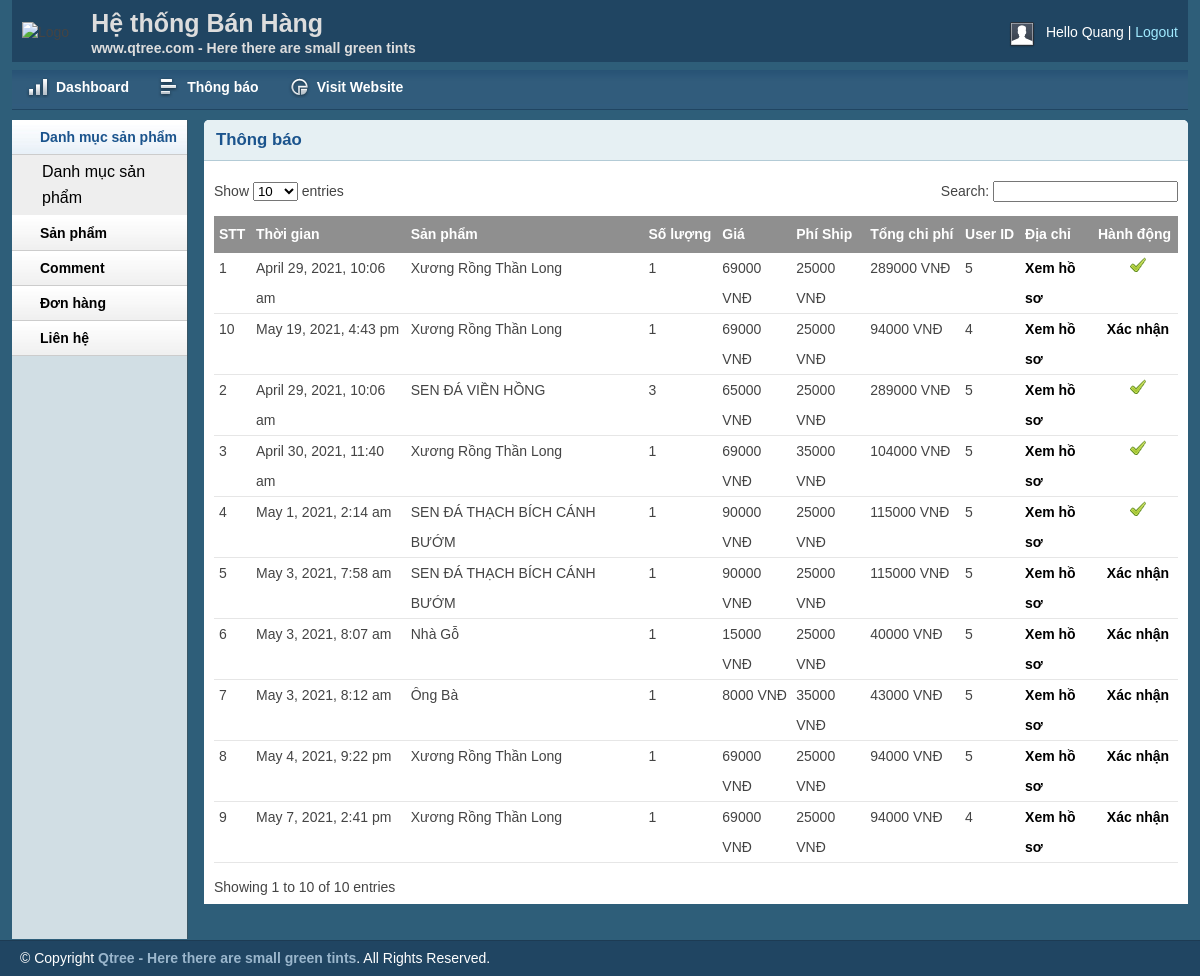
The page /qtree/adbanhang/inbox.php (signed in) on the database its author committed.
### tables this page shows
CREATE TABLE `mql_order` (
  `id` int(11) NOT NULL,
  `productId` int(11) NOT NULL,
  `productName` varchar(255) NOT NULL,
  `customer_Id` int(11) NOT NULL,
  `amount` int(11) NOT NULL,
  `price` int(11) NOT NULL,
  `image` varchar(255) NOT NULL,
  `sub_price` int(11) NOT NULL,
  `tien_ship_save` int(11) NOT NULL,
  `total_price` int(11) NOT NULL,
  `date_order` timestamp NOT NULL DEFAULT current_timestamp(),
  `status` int(11) NOT NULL DEFAULT 0
);

### qtree/lib/session.php (called while the page is built, shortened)
<?php
class Session{
 public static function get($key){
    if (isset($_SESSION[$key])) {
     return $_SESSION[$key];
    } else {
     return false;
    }
 }
}
?>

### qtree/lib/database.php (called while the page is built, shortened)
<?php
Class Database{
   public $host   = DB_HOST;
   public $user   = DB_USER;
   public $pass   = DB_PASS;
   public $dbname = DB_NAME;
   public $link;
private function connectDB(){
   $this->link = new mysqli($this->host, $this->user, $this->pass,
    $this->dbname);
 }
public function select($query){
  $result = $this->link->query($query) or
   die($this->link->error.__LINE__);
  if($result->num_rows > 0){
    return $result;
  } else {
    return false;
  }
 }
}

### qtree/classes/cart.php (called while the page is built, shortened)
<?php
	$filepath = realpath(dirname(__FILE__));
	include_once ($filepath.'/../lib/database.php');
	include_once ($filepath.'/../helpers/format.php');
?>
<?php
	class Cart
	{
		private $db;
		public function __construct(){
			$this->db = new Database();
		}
		public function get_inbox_cart(){
			$query = "SELECT * FROM mql_order ORDER BY date_order";
			$result = $this->db->select($query);
			return $result;
		}
	}
?>

### qtree/helpers/format.php (called while the page is built, shortened)
<?php
class Format{
 public function formatDate($date){
    return date('F j, Y, g:i a', strtotime($date));
 }
}
?>

### qtree/adbanhang/inbox.php (the view, shortened to what this page needs)
<?php include 'inc/header.php';?>
<?php include 'inc/sidebar.php';?>
<?php
	$filepath = realpath(dirname(__FILE__));
	include_once ($filepath.'/../classes/cart.php');
	include_once ($filepath.'/../helpers/format.php');
?>
        <div class="grid_10">
            <div class="box round first grid">
                <h2>Thông báo</h2>
                <div class="block">
                    <table class="data display datatable" id="example">
					<thead>
						<tr>
							<th>STT</th>
							<th>Thời gian</th>
							<th>Sản phẩm</th>
							<th>Số lượng</th>
							<th>Giá</th>
							<th>Phí Ship</th>
							<th>Tổng chi phí</th>
							<th>User ID</th>
							<th>Địa chỉ</th>
							<th>Hành động</th>
						</tr>
					</thead>
					<tbody>
						<?php
						$ct = new Cart();
						$fm = new Format();
						$get_inbox_cart = $ct->get_inbox_cart();
						if($get_inbox_cart){
							$i = 0;
							while($result = $get_inbox_cart->fetch_assoc()){
								$i++;
						 ?>
						<tr class="odd gradeX">
							<td><?php echo $i; ?></td>
							<td><?php echo $fm->formatDate($result['date_order']) ?></td>
							<td><?php echo $result['productName'] ?></td>
							<td><?php echo $result['amount'] ?></td>
							<td><?php echo $result['price']." VNĐ" ?></td>
							<td><?php echo $result['tien_ship_save']." VNĐ" ?></td>
							<td><?php echo $result['total_price']." VNĐ" ?></td>
							<td><?php echo $result['customer_Id'] ?></td>
							<td><a href="customer.php?customerid=<?php echo $result['customer_Id'] ?>">Xem hồ sơ</a></td>
							<td>
							<?php
							if($result['status']==0){
							?>
							<center><a href="?shiftid=<?php echo $result['id'] ?>&price=<?php echo $result['price'] ?>&time=<?php echo $result['date_order'] ?>">Xác nhận</a></center>
							<?php
							}elseif($result['status']==1){
								?>
								<?php
								echo '<center>Shipping...</center>';
								?>
							<?php
							}elseif($result['status']==2){
							?>
							<center><img src="img/check_list.png" alt=""></center>
							<?php
							}
							?>
							</td>
						</tr>
						<?php
						}}
						?>
					</tbody>
				</table>
               </div>
            </div>
        </div>
<?php include 'inc/footer.php';?>

### qtree/adbanhang/inc/header.php (shortened to what this page needs)
<?php
    include '../lib/session.php';
?>
<!DOCTYPE html>
<html>
<head>
    <link rel="stylesheet" type="text/css" href="css/reset.css" media="screen" />
    <link rel="stylesheet" type="text/css" href="css/text.css" media="screen" />
    <link rel="stylesheet" type="text/css" href="css/grid.css" media="screen" />
    <link rel="stylesheet" type="text/css" href="css/layout.css" media="screen" />
    <link rel="stylesheet" type="text/css" href="css/nav.css" media="screen" />
    <link href="css/table/demo_page.css" rel="stylesheet" type="text/css" />
</head>
<body>
    <div class="container_12">
        <div class="grid_12 header-repeat">
            <div id="branding">
                <div class="floatleft logo">
                    <img src="img/Capture-removebg-preview.png" style="width: 80px;" alt="Logo" />
				</div>
				<div class="floatleft middle">
					<h1>Hệ thống Bán Hàng</h1>
					<p>www.qtree.com - Here there are small green tints</p>
				</div>
                <div class="floatright">
                    <div class="floatleft">
                        <img src="img/img-profile.jpg" alt="Profile Pic" /></div>
                    <div class="floatleft marginleft10">
                        <ul class="inline-ul floatleft">
                            <li>Hello <?php echo Session::get('adminName') ?></li>
                            <li><a href="?action=logout">Logout</a></li>
                        </ul>
                    </div>
                </div>
            </div>
        </div>
        <div class="grid_12">
            <ul class="nav main">
                <li class="ic-dashboard"><a href="index.php"><span>Dashboard</span></a> </li>
				<li class="ic-grid-tables"><a href="inbox.php"><span>Thông báo</span></a></li>
                <li class="ic-charts"><a href="../index.php"><span>Visit Website</span></a></li>
            </ul>
        </div>

### qtree/adbanhang/inc/sidebar.php (shortened to what this page needs)
<div class="grid_2">
    <div class="box sidemenu">
        <div class="block" id="section-menu">
            <ul class="section menu">
                <li><a class="menuitem">Danh mục sản phẩm</a>
                    <ul class="submenu">
                        <li><a href="catlist.php">Danh mục sản phẩm</a> </li>
                    </ul>
                </li>
                <li><a class="menuitem">Sản phẩm</a>
                </li>
                <li><a class="menuitem" >Comment</a>
                </li>
                <li><a class="menuitem" >Đơn hàng</a>
                </li>
                <li><a class="menuitem" >Liên hệ</a>
                </li>
            </ul>
        </div>
    </div>
</div>

### qtree/adbanhang/inc/footer.php (shortened to what this page needs)
    </div>
    <div id="site_info">
        <p>
         &copy; Copyright <a href="../index.php">Qtree - Here there are small green tints</a>. All Rights Reserved.
        </p>
    </div>
</body>
</html>

### qtree/adbanhang/css/layout.css (style rules this page uses)
body { background: #fff none repeat scroll 0 0; color: #444; font-size: 14px; padding: 0; }
.floatleft { float:left; }
.logo img { margin-top: -15px; width: 52px; }
.middle { margin-left: 22px; margin-top: -14px; }
.middle h1 { color:#ddd;margin:0 }
.middle p { color: #ddd; margin: 0; font-weight: bold; }
.floatright { float:right; }
.inline-ul li { display:inline; color:#fff; }
.marginleft10 { margin-left:10px; }
a { color: #000; font-weight:bold; text-decoration: none; }
.container_12, .container_16 { background:#2E5E79; }
h1, h2, h3, h4, h5, h6 { line-height:1.2em; margin-bottom:.3em; }
h2 { margin-top:1em; }
#branding { font-weight: normal; margin-bottom: 0; padding: 22px 10px 3px; text-align: left; }
.header-repeat { background:url(../img/header-repeat.jpg) repeat-x; }
#branding a { color:#A1EAFF; font-weight:normal; }
#branding a:before { content:" | "; color:#fff; }
#branding ul, #branding ul li { margin:0px; padding:0px; }
#branding li { padding:0px 0px 0px 0px !important; }
.box { background:#fff; margin-bottom:20px; padding:10px 10px 10px 10px; margin-left:-8px; }
.box.grid { padding-bottom:40px; }
.box.round { -moz-border-radius: 5px 5px 0px 0px; -webkit-border-radius: 5px 5px 0px 0px; border-radius: 5px 5px 0px 0px; }
.box h2 { font-size:1.2em; font-weight:bold; color:#1B548D; background:#E6F0F3; margin:-10px -10px 0 -10px; padding:10px 12px; border-bottom:1px solid #B3CBD6; -moz-border-radius: 5px 5px 0px 0px; -webkit-border-radius: 5px 5px 0px 0px; border-radius: 5px 5px 0px 0px; }
.box.first { min-height: 406px; }
.block { padding-top:20px; }
.box.sidemenu { background-color:#D1DEE4; border-right:1px solid #3A5665; padding:0px; margin:0px; cursor:pointer; }
.box.sidemenu .block { padding-top:0px; margin-top:0px; }
p { margin-bottom:1em; }
ul, ol { padding-top:0; }
ul.menu { list-style:none; border-top:1px solid #bbb; }
ul.menu li { margin:0; }
ul.menu li a { display:block; padding:4px 10px; border-bottom:1px solid #ccc; }
ul.menu ul { list-style:none; margin:0; }
ul.menu ul li a { padding-left:30px; }
ul.section { border-top:0; margin-bottom:0; }
ul.section li a { background:url(../img/sidemenu-repeat.jpg) repeat-x; line-height:26px; padding-left:28px; }
ul.section li li a { background:#ddd; border-bottom:1px solid #eee; }
ul.section ul li { text-transform:none; }
ul.section ul.current li a { background: #eee none repeat scroll 0 0; border-bottom: 1px solid #fff; font-size: 16px; font-weight: normal; }
ul.section li a.current { color:#1B548D; background:url(../img/sidemenu-repeat-hover.jpg) repeat-x; }
#site_info { color:#fff; background:#204562; border-top:1px solid #1d3b53; padding-left:20px; }
#site_info p { line-height:35px; margin-bottom:0px; }
#site_info a { color:#9ab6cc; }
.block { padding-bottom:1px; }
table.display { margin: 0 auto; clear: both; width: 100%; }
.sorting_asc { background: #8f8f8f url(../img/table/sort_asc.png) no-repeat center right; padding:8px 5px; text-align:left; color:#fff; }
.sorting { background:#8f8f8f url(../img/table/sort_both.png) no-repeat center right; padding:8px 5px; text-align:left; color:#fff; }
tr.odd { height: 30px; line-height: 30px; border-bottom:1px solid #e6e6e6; }
tr.even { height: 30px; line-height: 30px; border-bottom:1px solid #e6e6e6; }
tr.odd td, tr.even td { padding-left:5px; }

### rows shown on the page
mql_order: date_order "April 29, 2021, 10:06 am", productName "Xương Rồng Thần Long", amount "1", price "69000", tien_ship_save "25000", total_price "289000", customer_Id "5", status 2 (drawn)
mql_order: date_order "April 29, 2021, 10:06 am", productName "SEN ĐÁ VIỀN HỒNG", amount "3", price "65000", tien_ship_save "25000", total_price "289000", customer_Id "5", status 2 (drawn)
mql_order: date_order "April 30, 2021, 11:40 am", productName "Xương Rồng Thần Long", amount "1", price "69000", tien_ship_save "35000", total_price "104000", customer_Id "5", status 2 (drawn)
mql_order: date_order "May 1, 2021, 2:14 am", productName "SEN ĐÁ THẠCH BÍCH CÁNH BƯỚM", amount "1", price "90000", tien_ship_save "25000", total_price "115000", customer_Id "5", status 2 (drawn)
mql_order: date_order "May 3, 2021, 7:58 am", productName "SEN ĐÁ THẠCH BÍCH CÁNH BƯỚM", amount "1", price "90000", tien_ship_save "25000", total_price "115000", customer_Id "5"
mql_order: date_order "May 3, 2021, 8:07 am", productName "Nhà Gỗ", amount "1", price "15000", tien_ship_save "25000", total_price "40000", customer_Id "5"
mql_order: date_order "May 3, 2021, 8:12 am", productName "Ông Bà", amount "1", price "8000", tien_ship_save "35000", total_price "43000", customer_Id "5"
mql_order: date_order "May 4, 2021, 9:22 pm", productName "Xương Rồng Thần Long", amount "1", price "69000", tien_ship_save "25000", total_price "94000", customer_Id "5"
mql_order: date_order "May 7, 2021, 2:41 pm", productName "Xương Rồng Thần Long", amount "1", price "69000", tien_ship_save "25000", total_price "94000", customer_Id "4"
mql_order: date_order "May 19, 2021, 4:43 pm", productName "Xương Rồng Thần Long", amount "1", price "69000", tien_ship_save "25000", total_price "94000", customer_Id "4"

### other values the page prints
Session::get('adminName') "Quang"
